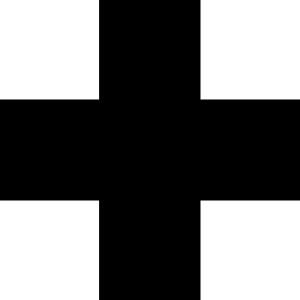
Frame 1 (no input)
Frame 60 (no input): identical to frame 1, image omitted
Frame 120 (the mouse pressed at the canvas centre since frame 60): identical to frame 1, image omitted

The p5.js sketch that drew this single still picture (run headless with seeded random() and noise() and a simulated clock; from frame 60 on, the mouse is pressed at the canvas centre):

// p5.js sketch
// ── sketch.js
function setup(){
    createCanvas(300,300);
}

function draw(){
    rectMode(CENTER);
    background(255);
    fill(0);
    rect(150,150,100,300);
    rect(150,150,300,100);
}
